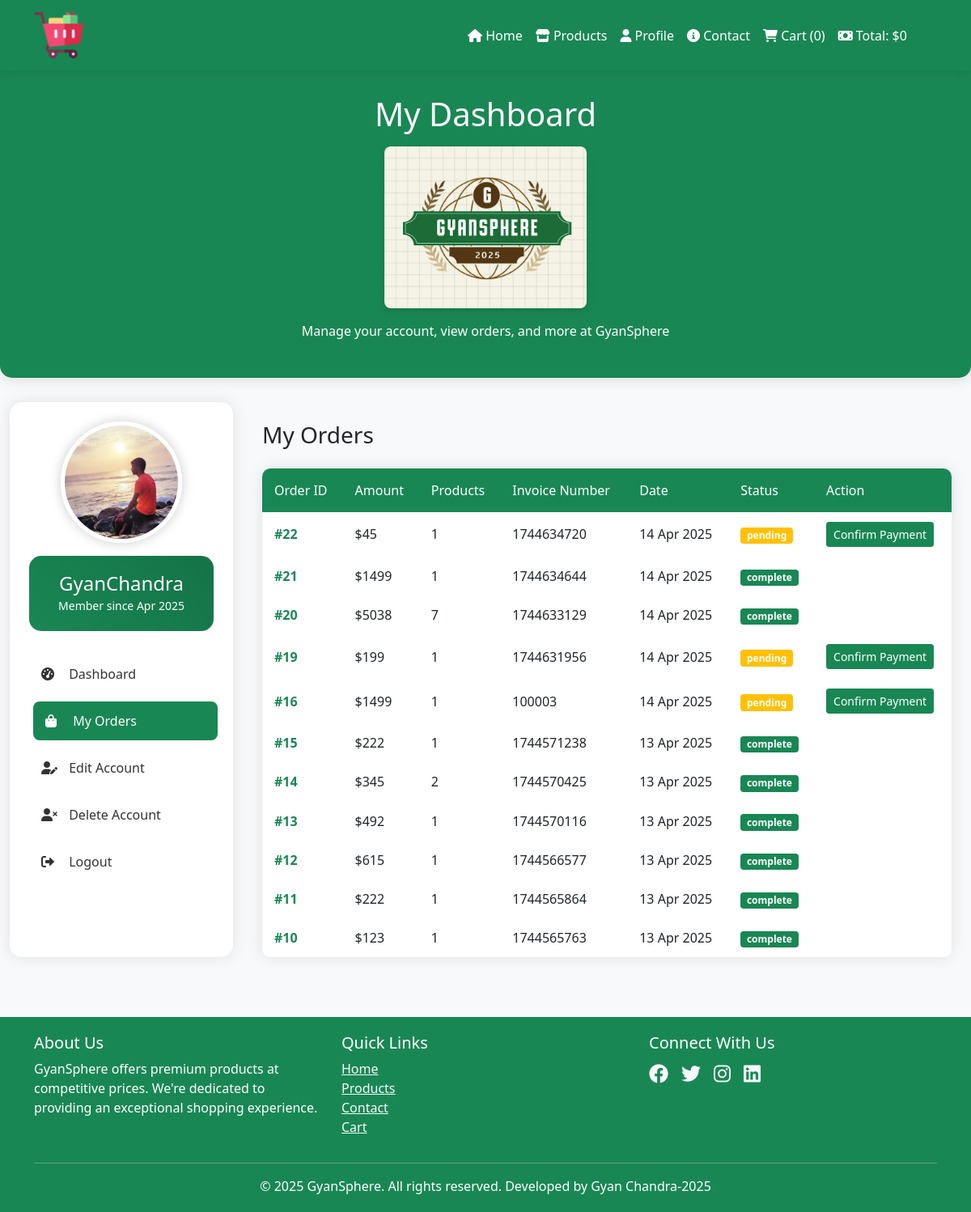
The app's page /users_area/profile.php?my_orders (signed in) with its own data.
### tables this page shows
CREATE TABLE `user_table` (
  `user_id` int NOT NULL,
  `username` varchar(100) NOT NULL,
  `user_email` varchar(255) NOT NULL,
  `user_password` varchar(255) NOT NULL,
  `user_image` varchar(255) NOT NULL,
  `user_ip` varchar(255) NOT NULL,
  `user_address` varchar(255) NOT NULL,
  `user_mobile` varchar(255) NOT NULL
);

CREATE TABLE `user_orders` (
  `order_id` int NOT NULL,
  `user_id` int NOT NULL,
  `amount_due` int NOT NULL,
  `invoice_number` int NOT NULL,
  `total_products` int NOT NULL,
  `order_date` timestamp NOT NULL,
  `order_status` varchar(255) NOT NULL
);

### users_area/profile.php (the view, shortened to what this page needs)
<?php
include('../includes/connect.php');
include('../functions/common_functions.php');
$username = $_SESSION['username'];
$user_id = get_user_id();
$select_query = "SELECT * FROM user_table WHERE user_id = ?";
$stmt = mysqli_prepare($conn, $select_query);
mysqli_stmt_bind_param($stmt, "i", $user_id);
mysqli_stmt_execute($stmt);
$result = mysqli_stmt_get_result($stmt);
$row = mysqli_fetch_assoc($result);
$user_image = $row['user_image'] ?? 'user.png';
?>
<!DOCTYPE html>
<html lang="en">
<head>
    <link href="https://cdn.jsdelivr.net/npm/bootstrap@5.1.3/dist/css/bootstrap.min.css" rel="stylesheet">
    <link rel="stylesheet" href="https://cdnjs.cloudflare.com/ajax/libs/font-awesome/6.0.0/css/all.min.css">
</head>
<body>
    <div class="container-fluid p-0">
        <nav class="navbar navbar-expand-lg navbar-dark">
            <div class="container">
                <a class="navbar-brand" href="../index.php">
                    <img src="../images/logo.png" alt="GyanSphere Logo" class="logo">
                </a>
                <div class="collapse navbar-collapse" id="navbarSupportedContent">
                    <ul class="navbar-nav me-auto mb-2 mb-lg-0">
                        <li class="nav-item">
                            <a class="nav-link" href="../index.php"><i class="fa-solid fa-house"></i> Home</a>
                        </li>
                        <li class="nav-item">
                            <a class="nav-link" href="../display_all.php"><i class="fa-solid fa-store"></i> Products</a>
                        </li>
                        <li class="nav-item">
                            <a class="nav-link active" href="profile.php"><i class="fa-solid fa-user"></i> Profile</a>
                        </li>
                        <li class="nav-item">
                            <a class="nav-link" href="#"><i class="fa-solid fa-info-circle"></i> Contact</a>
                        </li>
                        <li class="nav-item">
                            <a class="nav-link" href="../cart.php"><i class="fa-solid fa-cart-shopping"></i> Cart (<?php cart_item_numbers(); ?>)</a>
                        </li>
                        <li class="nav-item">
                            <a class="nav-link" href="#"><i class="fa-solid fa-money-bill"></i> Total: $<?php total_cart_price(); ?></a>
                        </li>
                    </ul>
                </div>
            </div>
        </nav>
        <div class="page-header">
            <div class="container text-center">
                <h1>My Dashboard</h1>
                <div class="mb-3 mt-3">
                    <img src="../images/gyan.png" alt="Gyan Chandra" style="max-width: 250px; height: auto; border-radius: 8px; box-shadow: 0 4px 10px rgba(0,0,0,0.1);">
                </div>
                <p>Manage your account, view orders, and more at GyanSphere</p>
            </div>
        </div>
        <div class="container-fluid">
            <div class="row">
                <div class="col-md-3 mb-4">
                    <div class="sidebar p-4">
                        <div class="text-center mb-4">
                            <img src="user_images/<?php echo htmlspecialchars($user_image); ?>" alt="Profile Picture" class="profile-img mb-3">
                            <div class="user-info">
                                <h4 class="mb-0"><?php echo htmlspecialchars($username); ?></h4>
                                <small>Member since <?php echo date('M Y'); ?></small>
                            </div>
                        </div>
                        <div class="list-group">
                            <a href="profile.php" class="sidebar-link <?php echo !isset($_GET['edit_account']) && !isset($_GET['my_orders']) && !isset($_GET['delete_account']) ? 'active' : ''; ?>">
                                <i class="fas fa-tachometer-alt"></i> Dashboard
                            </a>
                            <a href="profile.php?my_orders" class="sidebar-link <?php echo isset($_GET['my_orders']) ? 'active' : ''; ?>">
                                <i class="fas fa-shopping-bag"></i> My Orders
                            </a>
                            <a href="profile.php?edit_account" class="sidebar-link <?php echo isset($_GET['edit_account']) ? 'active' : ''; ?>">
                                <i class="fas fa-user-edit"></i> Edit Account
                            </a>
                            <a href="profile.php?delete_account" class="sidebar-link <?php echo isset($_GET['delete_account']) ? 'active' : ''; ?>">
                                <i class="fas fa-user-times"></i> Delete Account
                            </a>
                            <a href="logout.php" class="sidebar-link">
                                <i class="fas fa-sign-out-alt"></i> Logout
                            </a>
                        </div>
                    </div>
                </div>
                <div class="col-md-9 p-4">
                    <?php
                    if(isset($_GET['my_orders'])) {
                        $orders = get_user_order_details();
                        if(mysqli_num_rows($orders) > 0) {
                            echo "<h3 class='mb-4'>My Orders</h3>
                            <div class='table-responsive orders-table'>
                                <table class='table table-borderless mb-0'>
                                    <thead>
                                        <tr>
                                            <th>Order ID</th>
                                            <th>Amount</th>
                                            <th>Products</th>
                                            <th>Invoice Number</th>
                                            <th>Date</th>
                                            <th>Status</th>
                                            <th>Action</th>
                                        </tr>
                                    </thead>
                                    <tbody>";
                            $order_array = array();
                            while($order = mysqli_fetch_assoc($orders)) {
                                $order_array[] = $order;
                            }
                            usort($order_array, function($a, $b) {
                                return strtotime($b['order_date']) - strtotime($a['order_date']);
                            });
                            foreach($order_array as $order) {
                                $order_status = $order['order_status'] == 'complete' ? 'complete' : 'pending';
                                $status_badge = $order_status == 'complete' ? 'bg-success' : 'bg-warning';
                                echo "<tr>
                                    <td class='order-id'>#{$order['order_id']}</td>
                                    <td>\${$order['amount_due']}</td>
                                    <td>{$order['total_products']}</td>
                                    <td>{$order['invoice_number']}</td>
                                    <td>" . date('d M Y', strtotime($order['order_date'])) . "</td>
                                    <td><span class='badge $status_badge'>$order_status</span></td>
                                    <td>";
                                if($order['order_status'] != 'complete') {
                                    echo "<form method='post' style='display:inline;'>
                                        <input type='hidden' name='order_id' value='{$order['order_id']}'>
                                        <button type='submit' name='confirm_payment' class='btn btn-sm btn-success'>Confirm Payment</button>
                                    </form>";
                                }
                                echo "</td></tr>";
                            }
                            echo "</tbody></table></div>";
                        } else {
                            echo "<div class='alert alert-info'>No orders found</div>";
                        }
                    }
                    ?>
                </div>
            </div>
        </div>
        <div class="footer">
            <div class="container">
                <div class="row">
                    <div class="col-md-4">
                        <h5>About Us</h5>
                        <p>GyanSphere offers premium products at competitive prices. We're dedicated to providing an exceptional shopping experience.</p>
                    </div>
                    <div class="col-md-4">
                        <h5>Quick Links</h5>
                        <ul class="list-unstyled">
                            <li><a href="../index.php" class="text-light">Home</a></li>
                            <li><a href="../display_all.php" class="text-light">Products</a></li>
                            <li><a href="#" class="text-light">Contact</a></li>
                            <li><a href="../cart.php" class="text-light">Cart</a></li>
                        </ul>
                    </div>
                    <div class="col-md-4">
                        <h5>Connect With Us</h5>
                        <div class="d-flex gap-3 fs-4">
                            <a href="#" class="text-light"><i class="fab fa-facebook"></i></a>
                            <a href="#" class="text-light"><i class="fab fa-twitter"></i></a>
                            <a href="https://www.instagram.com/gyan.2910/" target="_blank" class="text-light"><i class="fab fa-instagram"></i></a>
                            <a href="https://www.linkedin.com/in/gyanchandra29102003" target="_blank" class="text-light"><i class="fab fa-linkedin"></i></a>
                        </div>
                    </div>
                </div>
                <hr class="bg-light">
                <div class="text-center">
                    <p class="mb-0">&copy; <?php echo date('Y'); ?> GyanSphere. All rights reserved. Developed by Gyan Chandra-2025</p>
                </div>
            </div>
        </div>
    </div>
</body>
</html>

### users_area/profile.php (style rules this page uses)
:root { --primary-color: #198754; --secondary-color: #157347; --accent-color: #dc3545; --light-color: #f8f9fa; --dark-color: #212529; }
body { font-family: 'Segoe UI', Tahoma, Geneva, Verdana, sans-serif; background-color: #f8f9fa; }
.logo { width: 12%; height: 12%; }
.navbar { background-color: var(--primary-color); box-shadow: 0 2px 10px rgba(0, 0, 0, 0.1); }
.nav-link { color: white !important; font-weight: 500; padding: 8px 15px; border-radius: 5px; transition: all 0.3s; }
.page-header { background-color: var(--primary-color); color: white; padding: 30px 0; margin-bottom: 30px; border-radius: 0 0 15px 15px; box-shadow: 0 4px 15px rgba(0, 0, 0, 0.1); }
.profile-img { width: 150px; height: 150px; border-radius: 50%; object-fit: cover; border: 5px solid #fff; box-shadow: 0 0 15px rgba(0,0,0,0.2); }
.sidebar-link { color: #333; padding: 12px 15px; margin: 5px 0; border-radius: 8px; transition: all 0.3s ease; display: block; text-decoration: none; }
.sidebar-link:hover, .sidebar-link.active { color: #fff; background-color: var(--primary-color); transform: translateX(5px); }
.sidebar-link i { margin-right: 10px; width: 20px; }
.sidebar { background: white; border-radius: 15px; box-shadow: 0 0 20px rgba(0,0,0,0.1); padding: 20px; height: 100%; }
.user-info { background: linear-gradient(45deg, var(--primary-color), var(--secondary-color)); padding: 20px; border-radius: 15px; color: white; margin-bottom: 20px; }
.orders-table { background: white; border-radius: 10px; box-shadow: 0 0 20px rgba(0,0,0,0.1); }
.orders-table thead { background-color: var(--primary-color); color: white; }
.orders-table th { padding: 15px; font-weight: 500; }
.orders-table td { padding: 12px 15px; vertical-align: middle; }
.order-id { font-weight: bold; color: var(--primary-color); }
.footer { background-color: var(--primary-color); color: white; padding: 20px 0; margin-top: 50px; }
.text-light { color: var(--light-color) !important; }

### records on screen
user_table: user_image (picture)
user_orders: order_id "22", amount_due "45", total_products "1", invoice_number "1744634720", order_date "14 Apr 2025", order_status "pending"
user_orders: order_id "21", amount_due "1499", total_products "1", invoice_number "1744634644", order_date "14 Apr 2025", order_status "complete"
user_orders: order_id "20", amount_due "5038", total_products "7", invoice_number "1744633129", order_date "14 Apr 2025", order_status "complete"
user_orders: order_id "19", amount_due "199", total_products "1", invoice_number "1744631956", order_date "14 Apr 2025", order_status "pending"
user_orders: order_id "16", amount_due "1499", total_products "1", invoice_number "100003", order_date "14 Apr 2025", order_status "pending"
user_orders: order_id "15", amount_due "222", total_products "1", invoice_number "1744571238", order_date "13 Apr 2025", order_status "complete"
user_orders: order_id "14", amount_due "345", total_products "2", invoice_number "1744570425", order_date "13 Apr 2025", order_status "complete"
user_orders: order_id "13", amount_due "492", total_products "1", invoice_number "1744570116", order_date "13 Apr 2025", order_status "complete"
user_orders: order_id "12", amount_due "615", total_products "1", invoice_number "1744566577", order_date "13 Apr 2025", order_status "complete"
user_orders: order_id "11", amount_due "222", total_products "1", invoice_number "1744565864", order_date "13 Apr 2025", order_status "complete"
user_orders: order_id "10", amount_due "123", total_products "1", invoice_number "1744565763", order_date "13 Apr 2025", order_status "complete"

### other values on screen
$count "0"
$total_price "0"
$username "GyanChandra"
